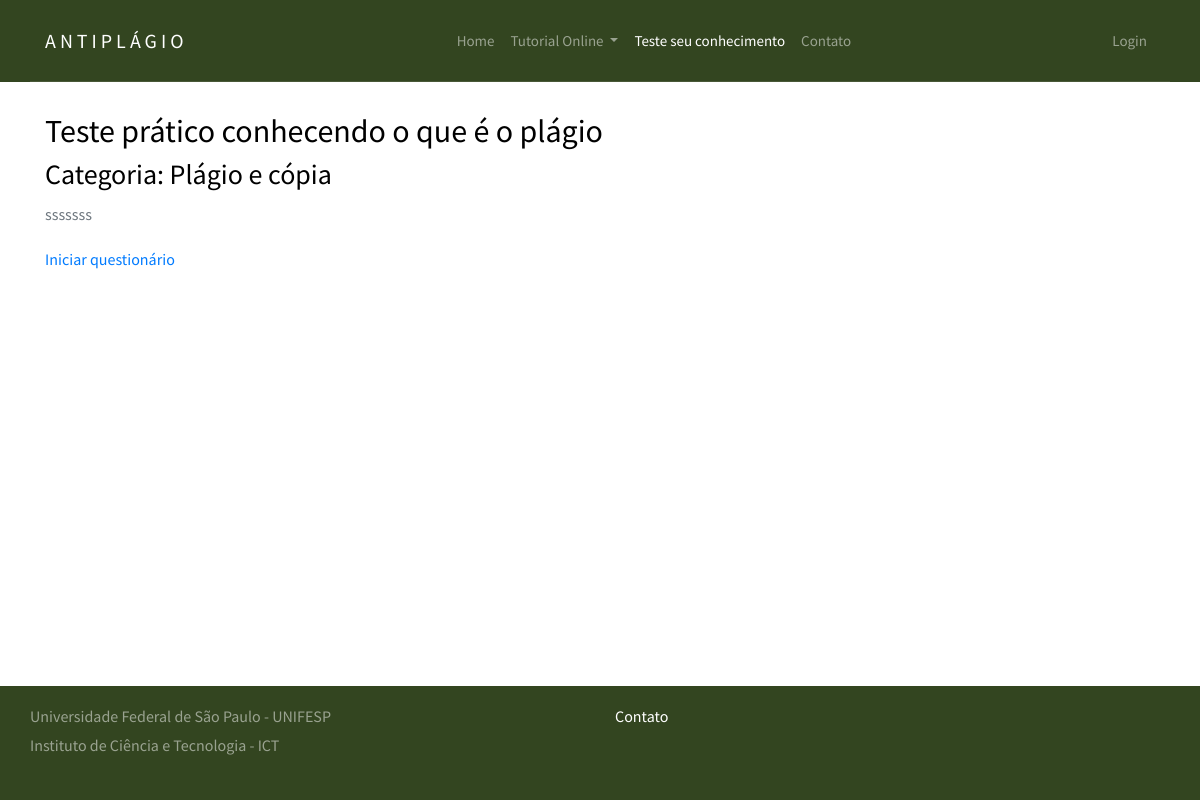
Before: /quiz/quizplagio/ with the older database file.
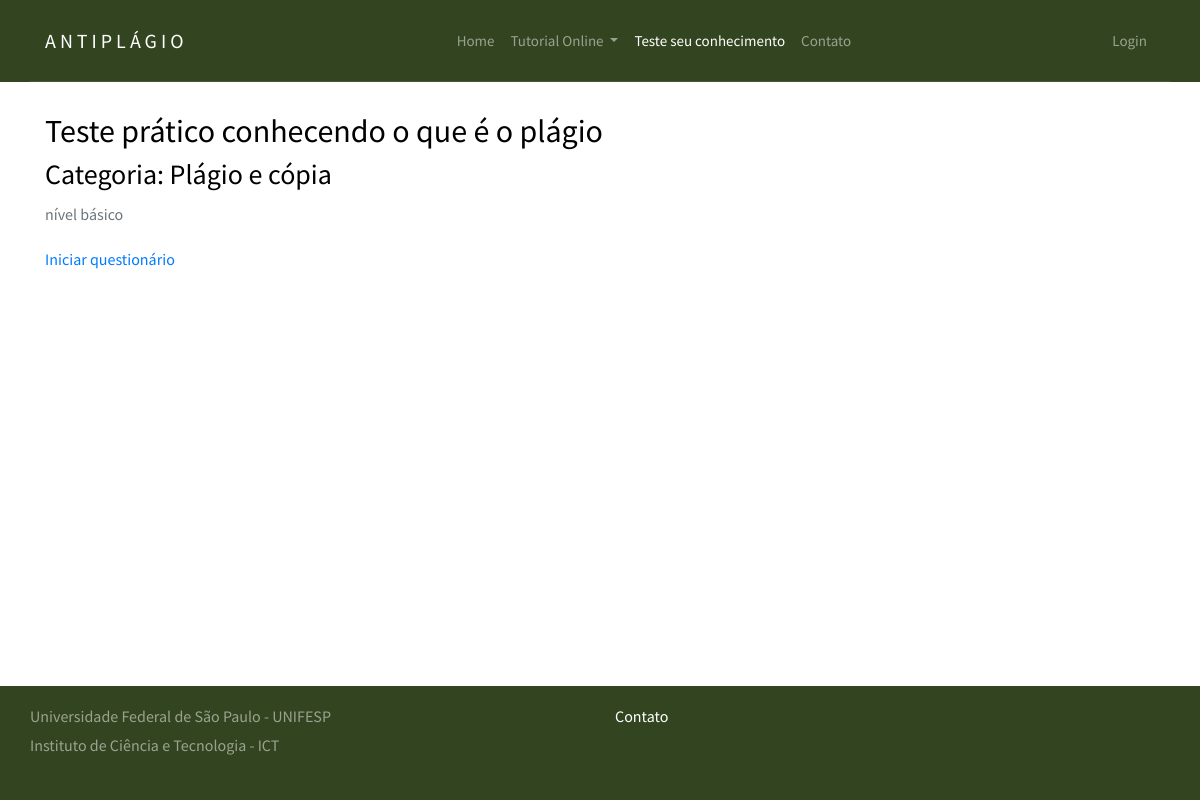
After: the same page with the newer database file.
### django_quiz/quiz/models.py (models this page shows, shortened)
@python_2_unicode_compatible
class Quiz(models.Model):
    title = models.CharField(
        verbose_name=_("Título"),
        max_length=60, blank=False)
    description = models.TextField(
        verbose_name=_("Descrição"),
        blank=True, help_text=_("Descrição do questionário"))
    url = models.SlugField(
        max_length=60, blank=False,
        help_text=_("Uma URL amigável"),
        verbose_name=_("Uma URL amigável"))
    category = models.ForeignKey(
        Category, null=True, blank=True,
        verbose_name=_("Categoria"), on_delete=models.PROTECT)
    random_order = models.BooleanField(
        blank=False, default=False,
        verbose_name=_("Ordem aleatória"),
        help_text=_("Exibe as peguntas em"
                    "uma ordem aleatória ou como eles "
                    "estão setados?"))
    max_questions = models.PositiveIntegerField(
        blank=True, null=True, verbose_name=_("Questões Max"),
        help_text=_("Número de perguntas a serem respondidas em cada tentativa."))
    answers_at_end = models.BooleanField(
        blank=False, default=False,
        help_text=_("A resposta correta NÃO é mostrada após a pergunta ."
                    " Respostas exibidas no final."),
        verbose_name=_("Respostas no final"))
    exam_paper = models.BooleanField(
        blank=False, default=False,
        help_text=_("Se sim o resultado de cada"
                    " tentativa do usuário será"
                    " armazenado. Necessário marcação"),
        verbose_name=_("Resultado teste"))
    single_attempt = models.BooleanField(
        blank=False, default=False,
        help_text=_("Se sim, apenas uma tentativa por"
                    " usuário será permitida"
                    " Não usuários não poderam fazer este teste."),
        verbose_name=_("Tentativa única"))
    pass_mark = models.SmallIntegerField(
        blank=True, default=0,
        verbose_name=_("Marca de aprovação"),
        help_text=_("Porcentagem necessária para passar no teste."),
        validators=[MaxValueValidator(100)])
    success_text = models.TextField(
        blank=True, help_text=_("Exibido se o usuário for aprovado."),
        verbose_name=_("Texto de sucesso"))
    fail_text = models.TextField(
        verbose_name=_("Texto de falha"),
        blank=True, help_text=_("Exibido se o usuário falhar"))
    draft = models.BooleanField(
        blank=True, default=False,
        verbose_name=_("Draft"),
        help_text=_("Se sim o questionário não é exibido"
                    " na lista de perguntas e só pode ser"
                    " visualizada por usuários que podem editar"
                    " os testes."))
    class Meta:
        verbose_name = _("Quiz")
        verbose_name_plural = _("Quizzes")

@python_2_unicode_compatible
class Category(models.Model):
    category = models.CharField(
        verbose_name=_("Categoria"),
        max_length=250, blank=True,
        unique=True, null=True)
    objects = CategoryManager()
    class Meta:
        verbose_name = _("Categoria")
        verbose_name_plural = _("Categorias")
    def __str__(self):
        return self.category

### django_quiz/quiz/views.py (the view)
class QuizDetailView(DetailView):
    model = Quiz
    slug_field = 'url'
    def get(self, request, *args, **kwargs):
        self.object = self.get_object()
        if self.object.draft and not request.user.has_perm('quiz.change_quiz'):
            raise PermissionDenied
        context = self.get_context_data(object=self.object)
        return self.render_to_response(context)

### django_quiz/build/lib/quiz/templates/quiz/quiz_detail.html (shortened to what this page needs)
{% extends 'base.html' %}
{% load i18n %}
{% block content %}
<section class="site-section">
    <div class="container">
<h2>{{ quiz.title }}</h2>
<h3>{% trans "Categoria" %}: {{ quiz.category }}</h3>
<p>{{ quiz.description }}</p>
<p>
  <a href="{% url 'quiz_question' quiz_name=quiz.url %}">
	{% trans "Iniciar questionário" %}
  </a>
</p>
</div>
</section>
{% endblock %}

Changed rows visible on the page:
changed Quiz "Teste prático conhecendo o que é o plágio": description "sssssss" → "nível básico"
